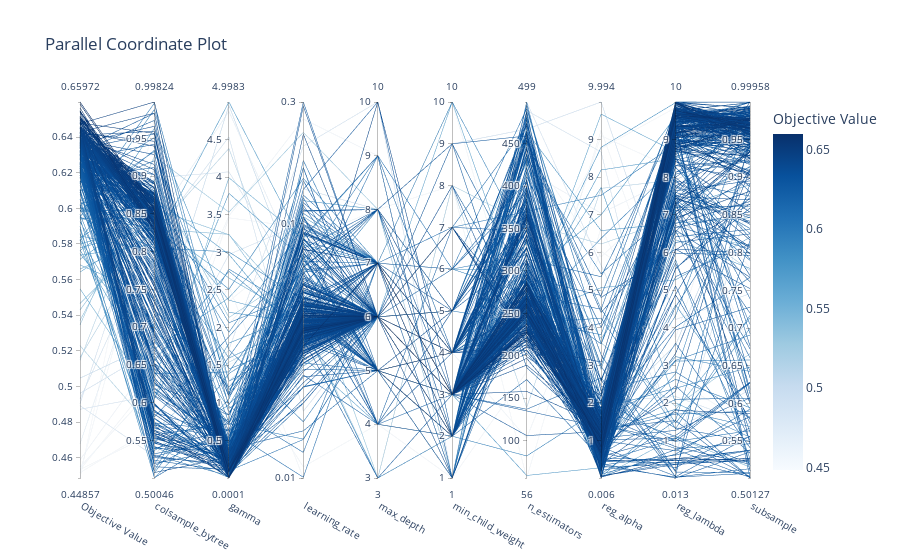

Write notebook code for a chart like this one.
### Code cell
optuna.visualization.plot_parallel_coordinate(study)

### Figure 1 — Plotly figure (JSON) as saved in the notebook; plotly's stock layout.template omitted (floating-point values rounded to 4 significant figures; data arrays with more than 128 entries replaced by an {"elided": "..."} marker saying what was removed)
{"data": [{"dimensions": [{"label": "Objective Value", "range": [0.4486, 0.6597], "values": {"elided": "400 float values"}}, {"label": "colsample_bytree", "range": [0.5005, 0.9982], "values": {"elided": "400 float values"}}, {"label": "gamma", "range": [0.0001086, 4.998], "values": {"elided": "400 float values"}}, {"label": "learning_rate", "range": [-1.999, -0.5232], "ticktext": ["0.01", "0.1", "0.3"], "tickvals": [-1.999, -1, -0.5232], "values": {"elided": "400 float values"}}, {"label": "max_depth", "range": [3, 10], "values": {"elided": "400 int values"}}, {"label": "min_child_weight", "range": [1, 10], "values": {"elided": "400 int values"}}, {"label": "n_estimators", "range": [56, 499], "values": {"elided": "400 int values"}}, {"label": "reg_alpha", "range": [0.006435, 9.994], "values": {"elided": "400 float values"}}, {"label": "reg_lambda", "range": [0.01328, 10.0], "values": {"elided": "400 float values"}}, {"label": "subsample", "range": [0.5013, 0.9996], "values": {"elided": "400 float values"}}], "labelangle": 30, "labelside": "bottom", "line": {"color": {"elided": "400 float values"}, "colorbar": {"title": {"text": "Objective Value"}}, "colorscale": [[0, "rgb(247,251,255)"], [0.125, "rgb(222,235,247)"], [0.25, "rgb(198,219,239)"], [0.375, "rgb(158,202,225)"], [0.5, "rgb(107,174,214)"], [0.625, "rgb(66,146,198)"], [0.75, "rgb(33,113,181)"], [0.875, "rgb(8,81,156)"], [1, "rgb(8,48,107)"]], "reversescale": false, "showscale": true}, "type": "parcoords"}], "layout": {"title": {"text": "Parallel Coordinate Plot"}}}
